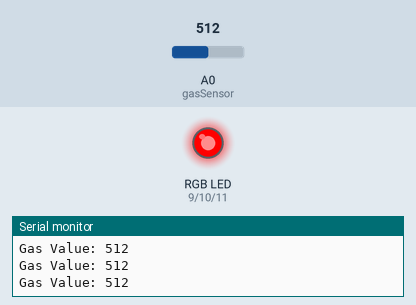
Simulated run of this sketch. Board: Arduino Uno, built with avr-gcc and run on an emulated ATmega328P. Shown: an RGB LED mixed from three pins (HIGH = lit), the last lines printed to the serial monitor. Inputs (shaded band) come from the test bench; at power-on: A0 (gasSensor) = 512.

Above: at 1.2 s.
1.3 s: A0 (gasSensor) set to 493
At 2.2 s:
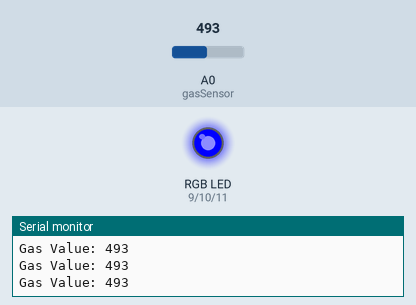
2.9 s: A0 (gasSensor) set to 308
4.4 s: A0 (gasSensor) set to 290
At 4.7 s:
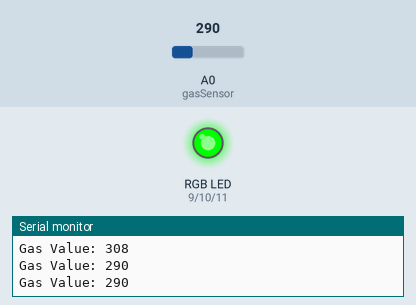
5.9 s: A0 (gasSensor) set to 306
At 7.2 s:
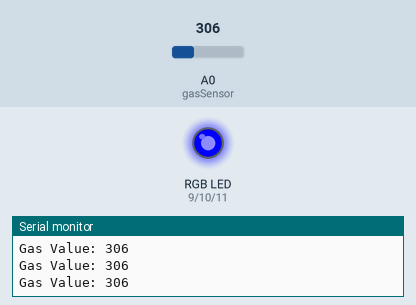
7.5 s: A0 (gasSensor) set to 122
At 8.5 s:
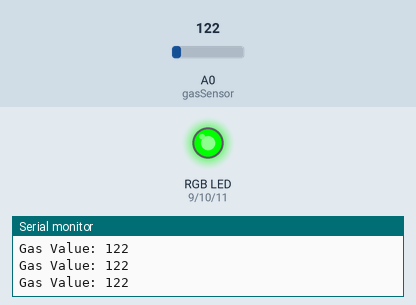
Timing chart, 0 to 10.1 s (numbered marks = the images above; inputs shaded):
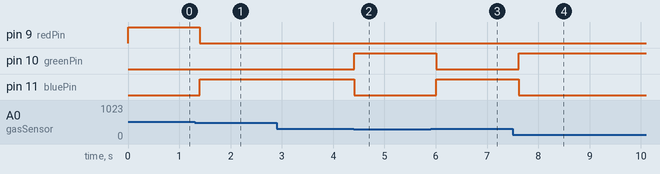

The sketch:

gasrgb.ino
```cpp
int gasSensor = A0;

int redPin = 9;
int greenPin = 10;
int bluePin = 11;

void setup() {
  pinMode(redPin, OUTPUT);
  pinMode(greenPin, OUTPUT);
  pinMode(bluePin, OUTPUT);

  Serial.begin(9600);
}

void loop() {

  int gasValue = analogRead(gasSensor);

  Serial.print("Gas Value: ");
  Serial.println(gasValue);

  if (gasValue < 300) {
    // Safe = Green
    digitalWrite(redPin, LOW);
    digitalWrite(greenPin, HIGH);
    digitalWrite(bluePin, LOW);
  }

  else if (gasValue >= 300 && gasValue < 500) {
    // Moderate = Blue
    digitalWrite(redPin, LOW);
    digitalWrite(greenPin, LOW);
    digitalWrite(bluePin, HIGH);
  }

  else {
    // Dangerous = Red
    digitalWrite(redPin, HIGH);
    digitalWrite(greenPin, LOW);
    digitalWrite(bluePin, LOW);
  }

  delay(200);
}
```

Measured:
- the behaviour switches between 500 and 499 on A0 (gasSensor) (found by bisection; images 0 and 1)
- the behaviour switches between 300 and 299 on A0 (gasSensor) (found by bisection; images 1 and 2)
- after the input at 1.3 s, pin 9 (redPin): HIGH → LOW after 0.10 s; pin 11 (bluePin): LOW → HIGH after 0.10 s
- after the input at 4.4 s, pin 10 (greenPin): LOW → HIGH at once; pin 11 (bluePin): HIGH → LOW at once
- after the input at 5.9 s, pin 10 (greenPin): HIGH → LOW after 0.11 s; pin 11 (bluePin): LOW → HIGH after 0.11 s
- after the input at 7.5 s, pin 10 (greenPin): LOW → HIGH after 0.12 s; pin 11 (bluePin): HIGH → LOW after 0.12 s
